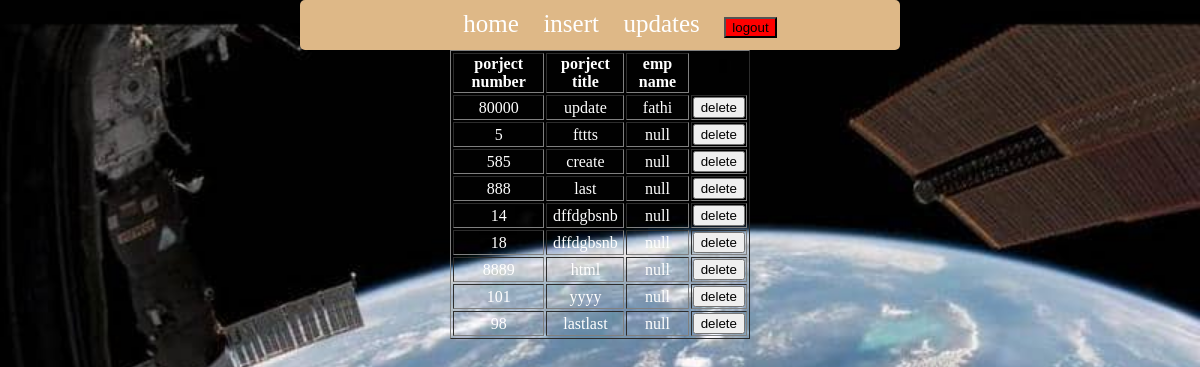
The page /company/ (signed in) on the database its author committed.
### company/models.py (models this page shows)
class project(models.Model):
    p_number=models.IntegerField(unique=True,null=True)
    title=models.CharField(max_length=100,default="")
    emp_id = models.ForeignKey(emp,on_delete=models.CASCADE, null=True)

class emp(models.Model):
    emp_name=models.CharField(max_length=100,default="")
    emp_number=models.IntegerField(unique=True, null=True)
    car_id = models.ForeignKey(cars,on_delete=models.CASCADE,null=True )

### company/views.py (the view)
# urls.py: path('company/',views.index,name="company"),
def index(request):
    if ('user' in request.session):
        return render(request,'company/all.html',{'data':project.objects.all()})
    else:
        return redirect('/')

### company/templates/company/all.html (shortened to what this page needs)
{% extends "./base.html" %}
    {%block content%}
        <table border="1">
            <tr>
                <th>porject number</th>
                <th> porject title</th>
                <th> emp name</th>
            </tr>
            {% for p in data %}
                {% block p %}
                    <tr>
                        <td>{{p.p_number}}</td>
                        <td>{{p.title}}</td>
                        {% if p.emp_id.emp_name == false %}
                            <td> null</td>
                            <td> <form method="POST" action="{% url 'delete' p.id %}" >
                                {% csrf_token %}<button type="submit" >delete</button> </form></a></td>
                        {% else %}
                            <td>{{p.emp_id.emp_name}}</td>
                            <td> <form method="POST" action="{% url 'delete' p.id %}" >
                                {% csrf_token %}<button type="submit" >delete</button> </form></a></td>
                        {% endif %}
                    </tr>
                {% endblock %}
            {% endfor %}
        </table>
    {%endblock%}

### company/static/css/style.css (style rules this page uses)
body { background-image: url('../imgs/1.jpg'); background-size: cover; background-repeat: no-repeat; color: white; height: 100%; width: 100%; margin: auto; }
table { width:50%; margin: auto; }
form { width:100%; margin: auto; text-align: center }

### rows shown on the page
project: p_number "80000", title "update", emp_id.emp_name "fathi"
project: p_number "5", title "fttts", shows "null"
project: p_number "585", title "create", shows "null"
project: p_number "888", title "last", shows "null"
project: p_number "14", title "dffdgbsnb", shows "null"
project: p_number "18", title "dffdgbsnb", shows "null"
project: p_number "8889", title "html", shows "null"
project: p_number "101", title "yyyy", shows "null"
project: p_number "98", title "lastlast", shows "null"
